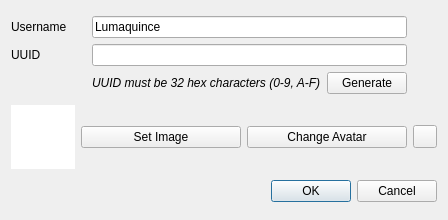
<?xml version="1.0" encoding="UTF-8"?>
<ui version="4.0">
 <class>NewUserDialog</class>
 <widget class="QDialog" name="NewUserDialog">
  <property name="geometry">
   <rect>
    <x>0</x>
    <y>0</y>
    <width>448</width>
    <height>220</height>
   </rect>
  </property>
  <property name="windowTitle">
   <string>New User</string>
  </property>
  <layout class="QGridLayout" name="gridLayout_2">
   <item row="2" column="1" colspan="3">
    <widget class="QDialogButtonBox" name="buttonBox">
     <property name="orientation">
      <enum>Qt::Orientation::Horizontal</enum>
     </property>
     <property name="standardButtons">
      <set>QDialogButtonBox::StandardButton::Cancel|QDialogButtonBox::StandardButton::Ok</set>
     </property>
    </widget>
   </item>
   <item row="1" column="2">
    <widget class="QPushButton" name="setAvatar">
     <property name="text">
      <string>Change Avatar</string>
     </property>
    </widget>
   </item>
   <item row="1" column="1">
    <widget class="QPushButton" name="selectImage">
     <property name="text">
      <string>Set Image</string>
     </property>
    </widget>
   </item>
   <item row="1" column="3">
    <widget class="QToolButton" name="revert">
     <property name="text">
      <string/>
     </property>
    </widget>
   </item>
   <item row="0" column="0" colspan="4">
    <layout class="QGridLayout" name="gridLayout">
     <item row="1" column="0">
      <widget class="QLabel" name="label">
       <property name="text">
        <string>UUID</string>
       </property>
      </widget>
     </item>
     <item row="0" column="1" colspan="2">
      <widget class="QLineEdit" name="username">
       <property name="text">
        <string>Lumaquince</string>
       </property>
      </widget>
     </item>
     <item row="1" column="1" colspan="2">
      <widget class="QLineEdit" name="uuid"/>
     </item>
     <item row="0" column="0">
      <widget class="QLabel" name="label_2">
       <property name="text">
        <string>Username</string>
       </property>
      </widget>
     </item>
     <item row="2" column="1">
      <widget class="QLabel" name="label_3">
       <property name="font">
        <font>
         <italic>true</italic>
        </font>
       </property>
       <property name="text">
        <string>UUID must be 32 hex characters (0-9, A-F)</string>
       </property>
      </widget>
     </item>
     <item row="2" column="2">
      <widget class="QPushButton" name="generate">
       <property name="text">
        <string>Generate</string>
       </property>
      </widget>
     </item>
     <item row="1" column="3">
      <widget class="QLabel" name="uuidVerified">
       <property name="sizePolicy">
        <sizepolicy hsizetype="Fixed" vsizetype="Preferred">
         <horstretch>0</horstretch>
         <verstretch>0</verstretch>
        </sizepolicy>
       </property>
       <property name="minimumSize">
        <size>
         <width>24</width>
         <height>0</height>
        </size>
       </property>
      </widget>
     </item>
     <item row="0" column="3">
      <widget class="QLabel" name="usernameVerified">
       <property name="text">
        <string/>
       </property>
      </widget>
     </item>
    </layout>
   </item>
   <item row="1" column="0">
    <widget class="QGraphicsView" name="image">
     <property name="sizePolicy">
      <sizepolicy hsizetype="Expanding" vsizetype="Expanding">
       <horstretch>0</horstretch>
       <verstretch>0</verstretch>
      </sizepolicy>
     </property>
     <property name="minimumSize">
      <size>
       <width>64</width>
       <height>64</height>
      </size>
     </property>
     <property name="maximumSize">
      <size>
       <width>64</width>
       <height>64</height>
      </size>
     </property>
     <property name="frameShape">
      <enum>QFrame::Shape::NoFrame</enum>
     </property>
     <property name="frameShadow">
      <enum>QFrame::Shadow::Plain</enum>
     </property>
     <property name="verticalScrollBarPolicy">
      <enum>Qt::ScrollBarPolicy::ScrollBarAlwaysOff</enum>
     </property>
     <property name="horizontalScrollBarPolicy">
      <enum>Qt::ScrollBarPolicy::ScrollBarAlwaysOff</enum>
     </property>
     <property name="interactive">
      <bool>false</bool>
     </property>
    </widget>
   </item>
  </layout>
 </widget>
 <resources/>
 <connections>
  <connection>
   <sender>buttonBox</sender>
   <signal>accepted()</signal>
   <receiver>NewUserDialog</receiver>
   <slot>accept()</slot>
   <hints>
    <hint type="sourcelabel">
     <x>248</x>
     <y>254</y>
    </hint>
    <hint type="destinationlabel">
     <x>157</x>
     <y>274</y>
    </hint>
   </hints>
  </connection>
  <connection>
   <sender>buttonBox</sender>
   <signal>rejected()</signal>
   <receiver>NewUserDialog</receiver>
   <slot>reject()</slot>
   <hints>
    <hint type="sourcelabel">
     <x>316</x>
     <y>260</y>
    </hint>
    <hint type="destinationlabel">
     <x>286</x>
     <y>274</y>
    </hint>
   </hints>
  </connection>
 </connections>
</ui>
